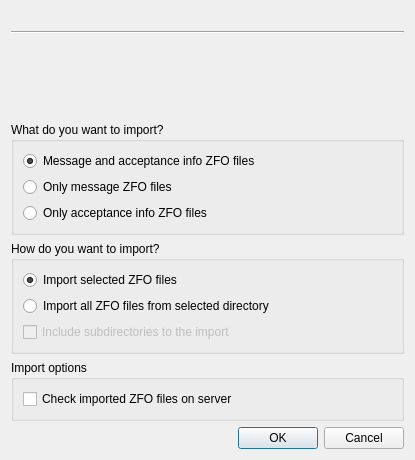
<?xml version="1.0" encoding="UTF-8"?>
<ui version="4.0">
 <class>DlgImportZFO</class>
 <widget class="QDialog" name="DlgImportZFO">
  <property name="geometry">
   <rect>
    <x>0</x>
    <y>0</y>
    <width>415</width>
    <height>460</height>
   </rect>
  </property>
  <property name="minimumSize">
   <size>
    <width>415</width>
    <height>395</height>
   </size>
  </property>
  <property name="windowTitle">
   <string>ZFO import</string>
  </property>
  <layout class="QVBoxLayout" name="verticalLayout_2">
   <item>
    <widget class="QLabel" name="infoLabel">
     <property name="text">
      <string/>
     </property>
     <property name="alignment">
      <set>Qt::AlignJustify|Qt::AlignVCenter</set>
     </property>
     <property name="wordWrap">
      <bool>true</bool>
     </property>
    </widget>
   </item>
   <item>
    <widget class="Line" name="line">
     <property name="orientation">
      <enum>Qt::Horizontal</enum>
     </property>
    </widget>
   </item>
   <item>
    <spacer name="verticalSpacer">
     <property name="orientation">
      <enum>Qt::Vertical</enum>
     </property>
     <property name="sizeHint" stdset="0">
      <size>
       <width>20</width>
       <height>40</height>
      </size>
     </property>
    </spacer>
   </item>
   <item>
    <widget class="QGroupBox" name="groupBox_2">
     <property name="title">
      <string>What do you want to import?</string>
     </property>
     <layout class="QVBoxLayout" name="verticalLayout_3">
      <item>
       <widget class="QRadioButton" name="allZFO">
        <property name="text">
         <string>Message and acceptance info ZFO files</string>
        </property>
        <property name="checked">
         <bool>true</bool>
        </property>
       </widget>
      </item>
      <item>
       <widget class="QRadioButton" name="messageZFO">
        <property name="text">
         <string>Only message ZFO files</string>
        </property>
        <property name="checked">
         <bool>false</bool>
        </property>
       </widget>
      </item>
      <item>
       <widget class="QRadioButton" name="deliveryZFO">
        <property name="text">
         <string>Only acceptance info ZFO files</string>
        </property>
       </widget>
      </item>
     </layout>
    </widget>
   </item>
   <item>
    <widget class="QGroupBox" name="groupBox">
     <property name="title">
      <string>How do you want to import?</string>
     </property>
     <layout class="QVBoxLayout" name="verticalLayout">
      <item>
       <widget class="QRadioButton" name="radioImportSelected">
        <property name="text">
         <string>Import selected ZFO files</string>
        </property>
        <property name="checked">
         <bool>true</bool>
        </property>
       </widget>
      </item>
      <item>
       <widget class="QRadioButton" name="radioImportAll">
        <property name="text">
         <string>Import all ZFO files from selected directory</string>
        </property>
        <property name="checked">
         <bool>false</bool>
        </property>
       </widget>
      </item>
      <item>
       <layout class="QHBoxLayout" name="horizontalLayout">
        <item>
         <widget class="QCheckBox" name="includeSubDir">
          <property name="enabled">
           <bool>false</bool>
          </property>
          <property name="text">
           <string>Include subdirectories to the import</string>
          </property>
          <property name="checked">
           <bool>false</bool>
          </property>
         </widget>
        </item>
        <item>
         <spacer name="horizontalSpacer">
          <property name="orientation">
           <enum>Qt::Horizontal</enum>
          </property>
          <property name="sizeHint" stdset="0">
           <size>
            <width>40</width>
            <height>20</height>
           </size>
          </property>
         </spacer>
        </item>
       </layout>
      </item>
     </layout>
    </widget>
   </item>
   <item>
    <widget class="QGroupBox" name="groupBox_3">
     <property name="title">
      <string>Import options</string>
     </property>
     <layout class="QVBoxLayout" name="verticalLayout_5">
      <item>
       <layout class="QHBoxLayout" name="horizontalLayout_2">
        <item>
         <widget class="QCheckBox" name="checkOnServer">
          <property name="toolTip">
           <string>Sending imported data to ISDS server to check them
is significantly slower but safer.
By disabling this option you may introduce invalid data
into your local database.</string>
          </property>
          <property name="text">
           <string>Check imported ZFO files on server</string>
          </property>
         </widget>
        </item>
        <item>
         <spacer name="horizontalSpacer_2">
          <property name="orientation">
           <enum>Qt::Horizontal</enum>
          </property>
          <property name="sizeHint" stdset="0">
           <size>
            <width>40</width>
            <height>20</height>
           </size>
          </property>
         </spacer>
        </item>
       </layout>
      </item>
     </layout>
    </widget>
   </item>
   <item>
    <widget class="QDialogButtonBox" name="buttonBox">
     <property name="orientation">
      <enum>Qt::Horizontal</enum>
     </property>
     <property name="standardButtons">
      <set>QDialogButtonBox::Cancel|QDialogButtonBox::Ok</set>
     </property>
    </widget>
   </item>
  </layout>
 </widget>
 <tabstops>
  <tabstop>allZFO</tabstop>
  <tabstop>messageZFO</tabstop>
  <tabstop>deliveryZFO</tabstop>
  <tabstop>radioImportSelected</tabstop>
  <tabstop>radioImportAll</tabstop>
  <tabstop>includeSubDir</tabstop>
  <tabstop>checkOnServer</tabstop>
 </tabstops>
 <resources/>
 <connections>
  <connection>
   <sender>buttonBox</sender>
   <signal>accepted()</signal>
   <receiver>DlgImportZFO</receiver>
   <slot>accept()</slot>
   <hints>
    <hint type="sourcelabel">
     <x>248</x>
     <y>254</y>
    </hint>
    <hint type="destinationlabel">
     <x>157</x>
     <y>274</y>
    </hint>
   </hints>
  </connection>
  <connection>
   <sender>buttonBox</sender>
   <signal>rejected()</signal>
   <receiver>DlgImportZFO</receiver>
   <slot>reject()</slot>
   <hints>
    <hint type="sourcelabel">
     <x>316</x>
     <y>260</y>
    </hint>
    <hint type="destinationlabel">
     <x>286</x>
     <y>274</y>
    </hint>
   </hints>
  </connection>
 </connections>
</ui>
